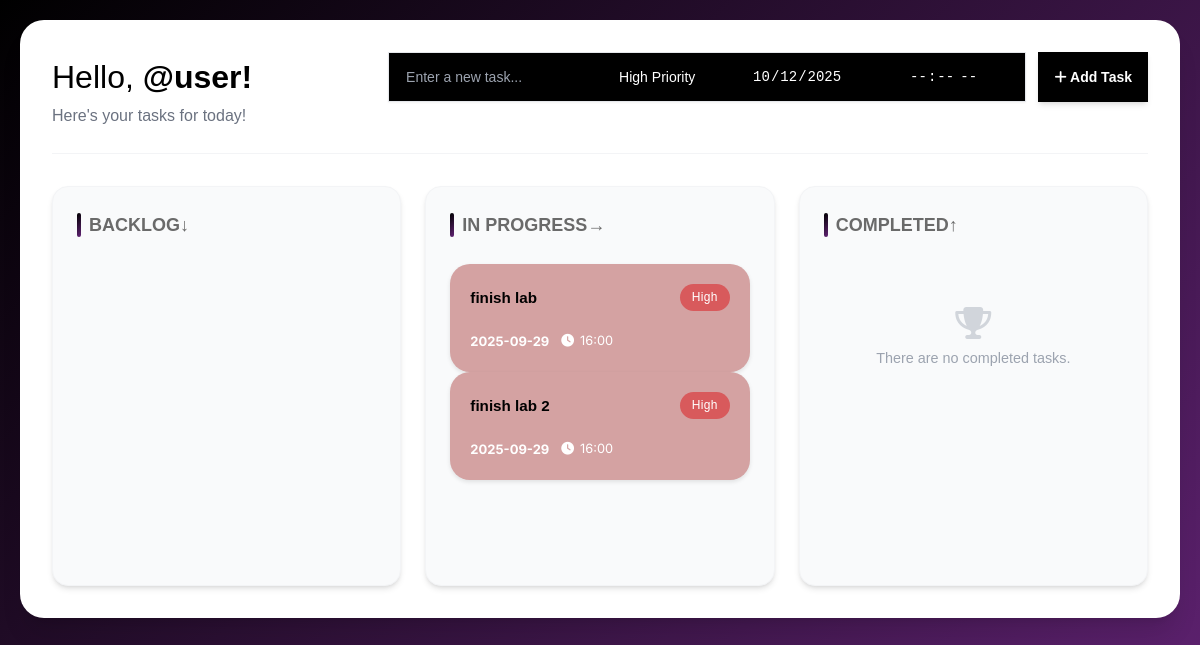
Before: / with the older database file.
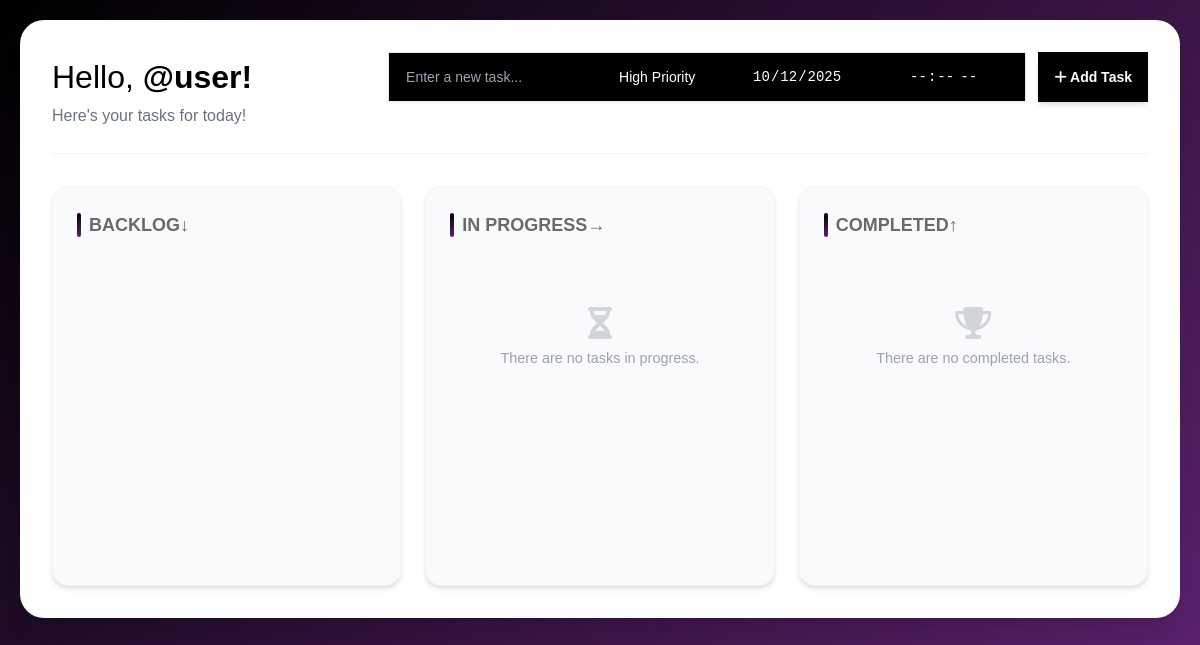
After: the same page with the newer database file.
### tables this page shows
CREATE TABLE tasks (
            id INTEGER PRIMARY KEY AUTOINCREMENT,
            name TEXT NOT NULL,
            priority TEXT,
            date TEXT,
            time TEXT
        , status TEXT DEFAULT "backlog");

### todolist.py (the view)
@app.route('/')
def index():
    conn = sqlite3.connect('tododatabase.db')
    conn.row_factory = sqlite3.Row
    c = conn.cursor()
    c.execute('''
        SELECT * FROM tasks
        WHERE status = 'backlog' OR status IS NULL
        ORDER BY
            CASE priority
                WHEN 'high' THEN 1
                WHEN 'mid'  THEN 2
                WHEN 'low'  THEN 3
            END,
            date ASC,
            time ASC
    ''')
    backlog_tasks = c.fetchall()
    c.execute('''
        SELECT * FROM tasks
        WHERE status = 'in-progress'
        ORDER BY
            CASE priority
                WHEN 'high' THEN 1
                WHEN 'mid'  THEN 2
                WHEN 'low'  THEN 3
            END,
            date ASC,
            time ASC
    ''')
    in_progress_tasks = c.fetchall()
    c.execute('''
        SELECT * FROM tasks
        WHERE status = 'completed'
        ORDER BY
            CASE priority
                WHEN 'high' THEN 1
                WHEN 'mid'  THEN 2
                WHEN 'low'  THEN 3
            END,
            date ASC,
            time ASC
    ''')
    completed_tasks = c.fetchall()
    conn.close()
    return render_template('index.html',
                         tasks=backlog_tasks,
                         in_progress_tasks=in_progress_tasks,
                         completed_tasks=completed_tasks)

### templates/index.html (shortened to what this page needs)
{% extends 'base.html' %}
{% block body %}
<div class="container">
    <header class="header">
        <div class="greeting">
            <h1>Hello, </h1><h2><span class="user-name">@user!</span></h2>
            <p>Here's your tasks for today!</p>
        </div>
        <div class="task-inputs">
            <div class="task-bar">
                <input type="text" id="task-input" placeholder="Enter a new task...">
                <select id="priority-select" name="priority">
                    <option value="high">High Priority</option>
                    <input type="date" id="date-input" name="date">
                <input type="time" id="time-input">
            </div>
            <button id="add-task-button">
                <i class="fa-solid fa-plus"></i>
                Add Task
            </button>
        </div>
    </header>
<div class="tasks-container">
    <section class="column" data-status="backlog">
        <h2>BACKLOG↓</h2>
        <div id="task-card" class="drop-zone">
        </div>
    </section>
    <section class="column" data-status="in-progress">
        <h2>
            IN PROGRESS→
        </h2>
        <div class="task-list drop-zone" data-empty="{% if in_progress_tasks %}false{% else %}true{% endif %}">
            {% if in_progress_tasks %}
                {% for task in in_progress_tasks %}
                <div class="task-card {{ task['priority'] }}" data-id="{{ task['id'] }}" draggable="true">
                    <div class="task-header">
                        <div class="task-name">{{ task['name'] }}</div>
                        <div class="task-priority-badge {{ task['priority'] }}">{{ task['priority']|title }}</div>
                    </div>
                    <div class="task-content">
                        <div class="task-date">{{ task['date'] }}</div>
                        <div class="task-time">
                            <i class="fa-solid fa-clock"></i>
                            {{ task['time'] }}
                        </div>
                    </div>
                </div>
                {% endfor %}
            {% else %}
                <i class="fa-solid fa-hourglass-half"></i>
                <p>There are no tasks in progress.</p>
            {% endif %}
        </div>
    </section>
    <section class="column" data-status="completed">
        <h2>COMPLETED↑</h2>
        <div class="task-list drop-zone" data-empty="{% if completed_tasks %}false{% else %}true{% endif %}">
            {% if completed_tasks %}
                {% for task in completed_tasks %}
                <div class="task-card {{ task['priority'] }}" data-id="{{ task['id'] }}" draggable="true">
                    <div class="task-header">
                        <div class="task-name">{{ task['name'] }}</div>
                        <div class="task-priority-badge {{ task['priority'] }}">{{ task['priority']|title }}</div>
                    </div>
                    <div class="task-content">
                        <div class="task-date">{{ task['date'] }}</div>
                        <div class="task-time">
                            <i class="fa-solid fa-clock"></i>
                            {{ task['time'] }}
                        </div>
                    </div>
                    <div class="task-actions">
                        <i class="fa-solid fa-pen" title="Edit task"></i>
                        <i class="fa-solid fa-trash" title="Delete task"></i>
                    </div>
                </div>
                {% endfor %}
            {% else %}
                <i class="fa-solid fa-trophy"></i>
                <p>There are no completed tasks.</p>
            {% endif %}
        </div>
    </section>
</div>
</div>
{% endblock %}

### templates/base.html (shortened to what this page needs)
<!DOCTYPE html>
<html>
    <head>
        <link rel="stylesheet" href="{{ url_for('static', filename='style.css') }}">
    </head>
    <body>
        {% block body %}{% endblock %}
    </body>
</html>

### static/style.css (style rules this page uses)
* { margin: 0; padding: 0; box-sizing: border-box; }
html { font-family: 'Instrument Sans', 'Inter', sans-serif; font-size: 16px; line-height: 1.6; scroll-behavior: smooth; }
body { margin: 0; background: linear-gradient(135deg, #000000 0%, #622375 100%); font-family: 'Instrument Sans', sans-serif; background-attachment: fixed; min-height: 100vh; padding: 1.25rem; color: #000000; }
.container { background-color: #ffffff; border-radius: 1.5rem; padding: 2rem; width: 100%; max-width: 1400px; margin: 0 auto; box-shadow: 0 20px 25px -5px rgb(0 0 0 / 0.1), 0 8px 10px -6px rgb(0 0 0 / 0.1); backdrop-filter: blur(10px); }
.header { display: flex; justify-content: space-between; align-items: flex-start; flex-wrap: wrap; gap: 1.5rem; margin-bottom: 2rem; padding-bottom: 1.5rem; border-bottom: 1px solid #f3f4f6; }
.greeting h1 { font-family: 'Instrument Sans', sans-serif; color: #000000; font-size: 2rem; font-weight: 400; display: inline; }
.greeting h2 { font-family: 'Instrument Sans', sans-serif; color: #000000; font-size: 2rem; font-weight: 700; display: inline; }
.greeting p { font-family: 'Instrument Sans', sans-serif; color: #6b7280; font-size: 1rem; font-weight: 400; }
.user-name { color: #000000; font-weight: 600; }
.task-inputs { display: flex; gap: 0.75rem; align-items: stretch; flex-wrap: wrap; min-width: 0; }
.task-bar { display: flex; gap: 0; background-color: #000000; border: 1px solid #e5e7eb; border-radius: 0; padding: 0.1rem; box-shadow: 0 1px 2px 0 rgb(0 0 0 / 0.05); transition: all 0.2s ease; min-width: 0; flex: 1; }
.task-inputs input { background-color: #000000; color: #ffffff; border: none; padding: 0.75rem 1rem; font-size: 0.875rem; font-weight: 500; outline: none; transition: all 0.2s ease; }
.task-inputs input::placeholder { color: #9ca3af; }
.task-inputs input[type="text"] { flex: 1; min-width: 200px; }
.task-inputs select { appearance: none; font-family: 'Instrument Sans', sans-serif; background-color: #000000; color: #fff; border: none; padding: 0.75rem 1rem; font-size: 0.875rem; font-weight: 500; outline: none; transition: all 0.2s ease; background-position: right 0.5rem center; background-repeat: no-repeat; background-size: 1rem; padding-right: 2.5rem; min-width: 120px; }
.task-inputs input[type="time"] { min-width: 100px; }
.task-inputs input[type="date"] { min-width: 140px; font-size: 0.875rem; }
#add-task-button { background: #000000; color: white; padding: 0.5rem 1rem; border: none; border-radius: 0; cursor: pointer; font-size: 0.875rem; font-weight: 600; transition: all 0.2s ease; box-shadow: 0 4px 6px -1px rgb(0 0 0 / 0.1), 0 2px 4px -2px rgb(0 0 0 / 0.1); white-space: nowrap; }
.tasks-container { display: grid; grid-template-columns: repeat(auto-fit, minmax(320px, 1fr)); gap: 1.5rem; margin-top: 2rem; }
.task-columns, .column { background-color: #f9fafb; padding: 1.5rem; border-radius: 1rem; min-height: 400px; box-shadow: 0 4px 6px -1px rgb(0 0 0 / 0.1), 0 2px 4px -2px rgb(0 0 0 / 0.1); border: 1px solid #f3f4f6; transition: all 0.2s ease; }
.column h2 { margin: 0 0 1.5rem 0; font-size: 1.125rem; font-weight: 600; color: #6a6a6a; display: flex; align-items: center; gap: 0.5rem; }
.column h2::before { content: ''; width: 4px; height: 1.5rem; background: linear-gradient(135deg, #000000, #622375); border-radius: 2px; }
#task-card { display: flex; flex-direction: column; gap: 1rem; }
.column { animation: slideIn 0.4s ease-out; }
.drop-zone { min-height: 100px; transition: all 0.3s ease; border-radius: 12px; }
.task-list[data-empty="true"] { position: relative; display: flex; flex-direction: column; align-items: center; justify-content: center; min-height: 150px; border: 2px dashed transparent; transition: all 0.3s ease; }
.task-list[data-empty="true"] i { font-size: 2rem; color: #d1d5db; margin-bottom: 0.5rem; }
.task-list[data-empty="true"] p { color: #9ca3af; font-size: 0.9rem; }

Changed rows visible on the page:
removed tasks: name "finish lab", priority "High", date "2025-09-29", time "16:00"
removed tasks: name "finish lab 2", priority "High", date "2025-09-29", time "16:00"
Other visible differences:
text now shown: "There are no tasks in progress."
